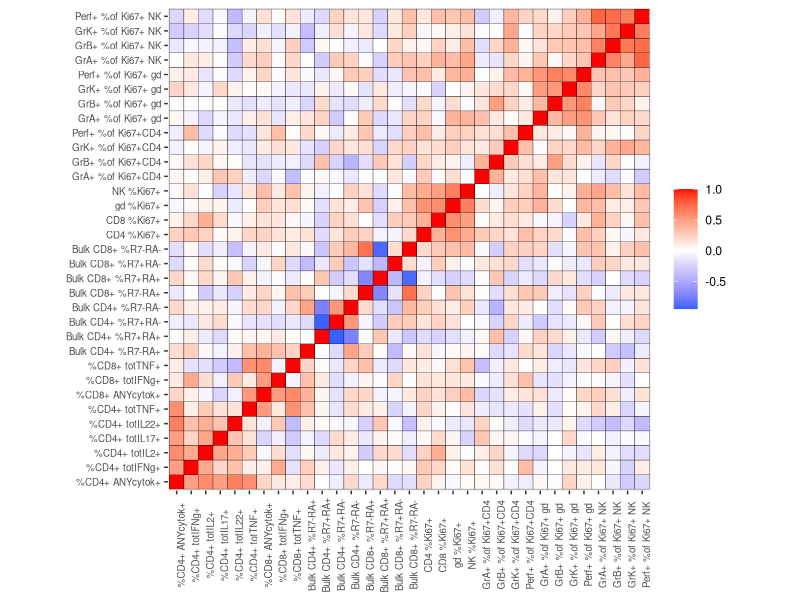
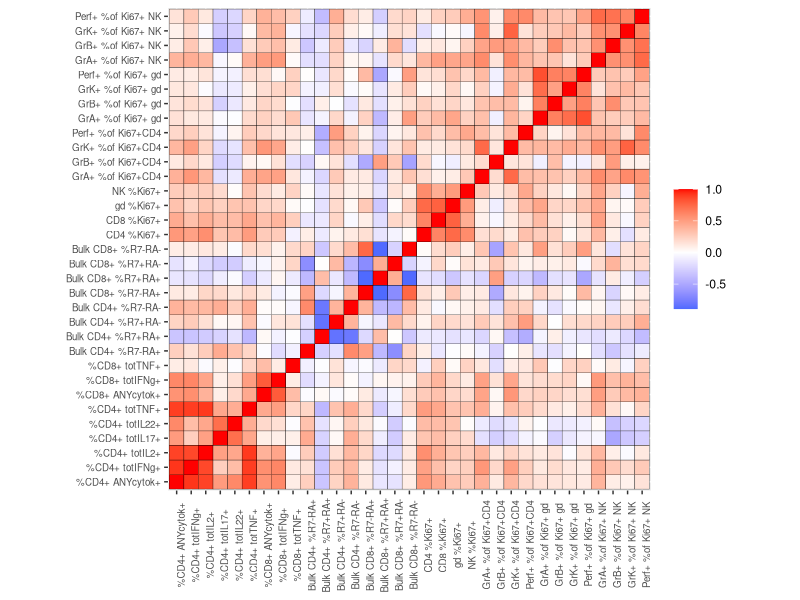
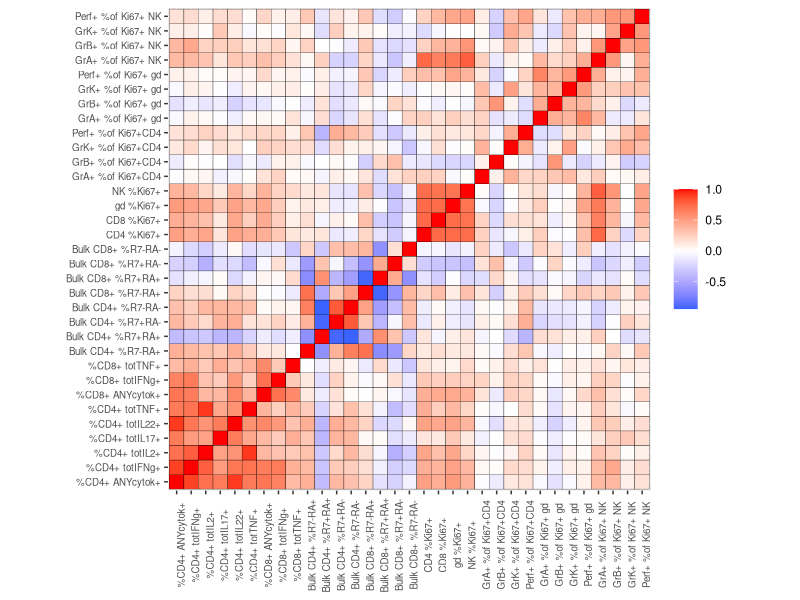

The R source for these figures, in order:
# Load packages

library(readxl)
library(tidyverse)
library(ggplot2)

# Read in group data

groupA = read_xlsx("data/groupAinfantsData_AD_23Feb2023.xlsx")
varA = colnames(groupA[, 17:56])

groupB = read_xlsx("data/groupBinfantsData_AD_23Feb2023.xlsx")
varB = colnames(groupB[, 16:34])

# Change variable names

## Study design and covariates

colnames(groupA)[1:4] = c("ID", "Group", "Time", "Treatment")
groupA$Time = as.factor(groupA$Time)
colnames(groupA)[10] = c("QFT")
colnames(groupA)[12:13] = c("Feeding", "Antibiotic")

colnames(groupB)[1:4] =  c("ID", "Group", "Time", "Treatment")
groupB$Time = as.factor(groupB$Time)
colnames(groupB)[10] = c("QFT")
colnames(groupB)[12:13] = c("Feeding", "Antibiotic")

# Create new dummy variables for feeding and antibiotic

groupA$FA = ifelse(groupA$Feeding == "Breast Milk" & groupA$Antibiotic == "Yes", 3, ifelse(groupA$Feeding == "Breast Milk" & groupA$Antibiotic == "No", 2, ifelse(groupA$Feeding == "Formula" & groupA$Antibiotic == "No", 1, 0)))
groupA$FA = factor(groupA$FA)

groupB$FA = ifelse(groupB$Feeding == "Breast Milk" & groupB$Antibiotic == "Y", 3, ifelse(groupB$Feeding == "Breast Milk" & groupB$Antibiotic == "N", 2, ifelse(groupB$Feeding == "Formula" & groupB$Antibiotic == "N", 1, 0)))
groupB$FA = factor(groupB$FA)

## Create immune response data sets

# Rename by number

groupA = rename_with(.data = groupA, .fn = ~ paste0("O", 1:length(varA)), .cols = 17:56)
groupB = rename_with(.data = groupB, .fn = ~ paste0("O", 1:length(varB)), .cols = 16:34)

# Drop indeterminate QFT observations
indet_idsA = groupA[which(groupA$QFT == "Indeterminate"), ]$ID
indet_idsB = groupB[which(groupB$QFT == "Indeterminate"), ]$ID

groupA = groupA[-which(groupA$ID %in% indet_idsA), ]
groupB = groupB[-which(groupB$ID %in% indet_idsB), ]




# Load packages

library(xtable)
library(kableExtra)
library(dplyr)
library(reshape2)
library(knitr)

# Keep only the first observation per patient - variables of interest do not change over time, only immune outcomes

groupAstats = groupA %>% group_by(ID) %>% slice(1) %>% ungroup()
groupBstats = groupB %>% group_by(ID) %>% slice(1) %>% ungroup()

# MVA85A

table_2way1 = table(groupAstats$Group, groupAstats$Treatment)
table_2way2 = table(groupBstats$Group, groupBstats$Treatment)

# Convert the table to a data frame for better handling
table_2way1_df = as.data.frame(rbind(table_2way1, table_2way2))
table_2way1_df$Total = apply(table_2way1_df, 1, sum)

# Calculate row percentages
table_2way1_percent = table_2way1_df %>%
  mutate(Control_Percent = Control / Total * 100,
         MVA85A_Percent = MVA85A / Total * 100)

# Display counts with percentages in a combined format
table_2way1_combined = table_2way1_percent %>%
  mutate(Control = paste0(as.character(Control), " (", round(Control_Percent, 1), "%)"),
         MVA85A = paste0(as.character(MVA85A), " (", round(MVA85A_Percent, 1), "%)"),
         Total = paste0(as.character(Total), " (100%)"))

table_2way1_combined = table_2way1_combined[, 1:3]

table_2way1_combined %>%
  kbl(format = "latex", booktabs = TRUE) %>%
  kable_styling(latex_options = c("hold_position"))

# QFT

table_2way1 = table(groupAstats$Group, groupAstats$QFT)
table_2way2 = table(groupBstats$Group, groupBstats$QFT)

# Convert the table to a data frame for better handling
table_2way2_df = as.data.frame(rbind(table_2way1, table_2way2))
table_2way2_df$Total = apply(table_2way2_df, 1, sum)

# Calculate row percentages
table_2way2_percent = table_2way2_df %>%
  mutate(Negative_Percent = Negative / Total * 100,
         Positive_Percent = Positive / Total * 100)

# Display counts with percentages in a combined format
table_2way2_combined = table_2way2_percent %>%
  mutate(Negative = paste0(as.character(Negative), " (", round(Negative_Percent, 1), "%)"),
         Positive = paste0(as.character(Positive), " (", round(Positive_Percent, 1), "%)"),
         Total = paste0(as.character(Total), " (100%)"))

table_2way2_combined = table_2way2_combined[, 1:3]

table_2way2_combined %>%
  kbl(format = "latex", booktabs = TRUE) %>%
  kable_styling(latex_options = c("hold_position"))

# Feeding

table_2way1 = table(groupAstats$Group, groupAstats$Feeding)
table_2way2 = table(groupBstats$Group, groupBstats$Feeding)

# Convert the table to a data frame for better handling
table_2way3_df = as.data.frame(rbind(table_2way1, table_2way2))
table_2way3_df$Total = apply(table_2way3_df, 1, sum)

# Calculate row percentages
table_2way3_percent = table_2way3_df %>%
  mutate(Breast_Percent = `Breast Milk` / Total * 100,
         Formula_Percent = Formula / Total * 100)

# Display counts with percentages in a combined format
table_2way3_combined = table_2way3_percent %>%
  mutate(`Breast Milk` = paste0(as.character(`Breast Milk`), " (", round(Breast_Percent, 1), "%)"),
         Formula = paste0(as.character(Formula), " (", round(Formula_Percent, 1), "%)"),
         Total = paste0(as.character(Total), " (100%)"))

table_2way3_combined = table_2way3_combined[, 1:3]

table_2way3_combined %>%
  kbl(format = "latex", booktabs = TRUE) %>%
  kable_styling(latex_options = c("hold_position"))

# Cotrimoxazole

table_2way1 = table(groupAstats$Group, groupAstats$Antibiotic)
table_2way2 = table(groupBstats$Group, groupBstats$Antibiotic)

# Convert the table to a data frame for better handling
table_2way4_df = as.data.frame(rbind(table_2way1, table_2way2))
table_2way4_df$Total = apply(table_2way4_df, 1, sum)

# Calculate row percentages
table_2way4_percent = table_2way4_df %>%
  mutate(No_Percent = No / Total * 100,
         Yes_Percent = Yes / Total * 100)

# Display counts with percentages in a combined format

table_2way4_combined = table_2way4_percent %>%
  mutate(No = paste0(as.character(No), " (", round(No_Percent, 1), "%)"),
         Yes = paste0(as.character(Yes), " (", round(Yes_Percent, 1), "%)"),
         Total = paste0(as.character(Total), " (100%)"))

table_2way4_combined = table_2way4_combined[, 1:3]

table_2way4_combined %>%
  kbl(format = "latex", booktabs = TRUE) %>%
  kable_styling(latex_options = c("hold_position"))

# Feeding & Cotrimoxazole (FA)

table_2way1 = table(groupAstats$Group, groupAstats$FA)
table_2way2 = table(groupBstats$Group, groupBstats$FA)

# Convert the table to a data frame for better handling
table_2way5_df = as.data.frame(rbind(table_2way1, table_2way2))
table_2way5_df$Total = apply(table_2way5_df, 1, sum)

# Calculate row percentages
table_2way5_percent = table_2way5_df %>%
  mutate(FA0_Percent = `0` / Total * 100,
         FA1_Percent = `1` / Total * 100,
         FA2_Percent = `2` / Total * 100,
         FA3_Percent = `3` / Total * 100)

# Display counts with percentages in a combined format
table_2way5_combined = table_2way5_percent %>%
  mutate(`0` = paste0(as.character(`0`), " (", round(FA0_Percent, 1), "%)"),
         `1` = paste0(as.character(`1`), " (", round(FA1_Percent, 1), "%)"),
         `2` = paste0(as.character(`2`), " (", round(FA2_Percent, 1), "%)"),
         `3` = paste0(as.character(`3`), " (", round(FA3_Percent, 1), "%)"),
         Total = paste0(as.character(Total), " (100%)"))

table_2way5_combined = t(table_2way5_combined[, 1:5])

table_2way5_combined %>%
  kbl(format = "latex", booktabs = TRUE) %>%
  kable_styling(latex_options = c("hold_position"))

# Sex

table_2way1 = table(groupAstats$Group, groupAstats$Gender)
table_2way2 = table(groupBstats$Group, groupBstats$Gender)

# Convert the table to a data frame for better handling
table_2way6_df = as.data.frame(rbind(table_2way1, table_2way2))
table_2way6_df$Total = apply(table_2way6_df, 1, sum)

# Calculate row percentages
table_2way6_percent = table_2way6_df %>%
  mutate(F_Percent = `F` / Total * 100,
         M_Percent = M / Total * 100)

# Display counts with percentages in a combined format
table_2way6_combined = table_2way6_percent %>%
  mutate(`F` = paste0(as.character(`F`), " (", round(F_Percent, 1), "%)"),
         M = paste0(as.character(M), " (", round(M_Percent, 1), "%)"),
         Total = paste0(as.character(Total), " (100%)"))

table_2way6_combined = table_2way6_combined[, 1:3]

table_2way6_combined %>%
  kbl(format = "latex", booktabs = TRUE) %>%
  kable_styling(latex_options = c("hold_position"))

# Sex & MVA85A

table_2way1 = table(groupAstats$Gender, groupAstats$Treatment)
table_2way2 = table(groupBstats$Gender, groupBstats$Treatment)
table_2wayplus = table_2way1 + table_2way2

# Convert the table to a data frame for better handling
table_2way7_df = as.data.frame(table_2wayplus)
table_2way7_df = dcast(table_2way7_df, Var1 ~ Var2, value.var = "Freq")
row.names(table_2way7_df) = levels(table_2way7_df$Var1)
table_2way7_df = table_2way7_df[, -1]
table_2way7_df$Total = apply(table_2way7_df, 1, sum)

# Calculate row percentages
table_2way7_percent = table_2way7_df %>%
  mutate(Control_Percent = Control / (Control + MVA85A) * 100,
         MVA85A_Percent = MVA85A / (Control + MVA85A) * 100)


# Display counts with percentages in a combined format
table_2way7_combined = table_2way7_percent %>%
  mutate(Control = paste0(Control, " (", round(Control_Percent, 1), "%)"),
         MVA85A = paste0(MVA85A, " (", round(MVA85A_Percent, 1), "%)"),
         Total = paste0(Total, " (100%)"))

table_2way7_combined = table_2way7_combined[, 1:3]

table_2way7_combined %>%
  kbl(format = "latex", booktabs = TRUE) %>%
  kable_styling(latex_options = c("hold_position"))

# Sex & QFT

table_2way1 = table(groupAstats$Gender, groupAstats$QFT)
table_2way2 = table(groupBstats$Gender, groupBstats$QFT)
table_2wayplus = table_2way1 + table_2way2

# Convert the table to a data frame for better handling
table_2way8_df = as.data.frame(table_2wayplus)
table_2way8_df = dcast(table_2way8_df, Var1 ~ Var2, value.var = "Freq")
row.names(table_2way8_df) = levels(table_2way8_df$Var1)
table_2way8_df = table_2way8_df[, -1]
table_2way8_df$Total = apply(table_2way8_df, 1, sum)

# Calculate row percentages
table_2way8_percent = table_2way8_df %>%
  mutate(Negative_Percent = Negative / (Negative + Positive) * 100,
         Positive_Percent = Positive / (Negative + Positive) * 100)

# Display counts with percentages in a combined format
table_2way8_combined = table_2way8_percent %>%
  mutate(Negative = paste0(Negative, " (", round(Negative_Percent, 1), "%)"),
         Positive = paste0(Positive, " (", round(Positive_Percent, 1), "%)"),
         Total = paste0(Total, " (100%)"))

table_2way8_combined = table_2way8_combined[, 1:3]

table_2way8_combined %>%
  kbl(format = "latex", booktabs = TRUE) %>%
  kable_styling(latex_options = c("hold_position"))

# Sex & FA

table_2way1 = table(groupAstats$Gender, groupAstats$FA)
table_2way2 = table(groupBstats$Gender, groupBstats$FA)
table_2wayplus = table_2way1 + table_2way2

# Convert the table to a data frame for better handling
table_2way9_df = as.data.frame(table_2wayplus)
table_2way9_df = dcast(table_2way9_df, Var1 ~ Var2, value.var = "Freq")
row.names(table_2way9_df) = c("F", "M")
table_2way9_df = table_2way9_df[, -1]
table_2way9_df$Total = apply(table_2way9_df, 1, sum)


# Calculate row percentages
table_2way9_percent = table_2way9_df %>%
  mutate(FA0_Percent = `0` / (`0` + `1` + `2` + `3`) * 100,
         FA1_Percent = `1` / (`0` + `1` + `2` + `3`) * 100,
         FA2_Percent = `2` / (`0` + `1` + `2` + `3`) * 100,
         FA3_Percent = `3` / (`0` + `1` + `2` + `3`) * 100)

# Display counts with percentages in a combined format
table_2way9_combined = table_2way9_percent %>%
  mutate(`0` = paste0(`0`, " (", round(FA0_Percent, 1), "%)"),
         `1` = paste0(`1`, " (", round(FA1_Percent, 1), "%)"),
         `2` = paste0(`2`, " (", round(FA2_Percent, 1), "%)"),
         `3` = paste0(`3`, " (", round(FA3_Percent, 1), "%)"),
         Total = paste0(Total, " (100%)"))

table_2way9_combined = t(table_2way9_combined[, 1:5])

table_2way9_combined %>%
  kbl(format = "latex", booktabs = TRUE) %>%
  kable_styling(latex_options = c("hold_position"))

# Fisher's Exact Tests for dependence between feeding and cotrimoxazole

# Nonparametric test

fant_A = table(groupA$Feeding, groupA$Antibiotic)

fisher.test(x = fant_A)

fant_B = table(groupB$Feeding, groupB$Antibiotic)

fisher.test(x = fant_B)

# Evidence of dependence in Group A but not Group B - supports combined VOI (FA)

# Change labels for plotting

varA[8] = "%CD8+ ANYcytok+"
varA[14:21] = c("Bulk CD4+ %R7-RA+", "Bulk CD4+ %R7+RA+", "Bulk CD4+ %R7+RA-", "Bulk CD4+ %R7-RA-",
                "Bulk CD8+ %R7-RA+", "Bulk CD8+ %R7+RA+", "Bulk CD8+ %R7+RA-", "Bulk CD8+ %R7-RA-")

varA = varA[-c(1, 10, 11, 12, 28, 33, 38)]

varB[5:16] =  c("%CD16+ PMN", "%CD14+ Mono", "%CD19+ B", "%CD3+ T", "%CD56+ NKTlike", "%CD8+ T",     
                "%HLA-DR+ CD8+ T", "%CD4+ T", "%HLA-DR+ CD4+ T", "%gd TCR+",  "%HLA-DR+ gd T",  "%totNK")
varB = varB[-(1:7)]

# Separate data by outcome; removing GrL+ responses and infrequently observed outcomes

outA = groupA[, -c(1:17, 26, 27, 28, 44, 49, 54)]
colnames(outA) = varA
outB = groupB[, c(23:34)]
colnames(outB) = varB

# Correlations

# Group A

corA = cbind('Time' = groupA$`Time`, outA)

corA_visit1 = corA[corA$Time == 56, ]
corA_visit1 = corA_visit1[complete.cases(corA_visit1), ]
corA_visit1 = as.matrix(corA_visit1[, -c(1,35)])

corA1mat = cor(corA_visit1, method = "spearman")
corA1mat = melt(corA1mat)

corA_visit2 = corA[corA$Time == 112, ]
corA_visit2 = corA_visit2[complete.cases(corA_visit2), ]
corA_visit2 = as.matrix(corA_visit2[, -c(1, 35)])

corA2mat = cor(corA_visit2, method = "spearman")
corA2mat = melt(corA2mat)

corA_visit3 = corA[corA$Time == 365, ]
corA_visit3 = corA_visit3[complete.cases(corA_visit3), ]
corA_visit3 = as.matrix(corA_visit3[, -c(1, 35)])

corA3mat = cor(corA_visit3, method = "spearman")
corA3mat = melt(corA3mat)

# Heatmap of all Group A outcomes on Days

ggplot(corA1mat, aes(x = Var1, y = Var2, fill = value)) +
  geom_tile(color = "black") +
  theme(axis.text.y = element_text(size=7), axis.text.x = element_text(size=7, angle = 90), axis.title.y = element_blank(), axis.title.x = element_blank(), legend.title = element_blank()) +
  scale_fill_gradient2(low = "#075AFF",
                       mid = "white",
                       high = "#FF0000") + coord_fixed()

ggplot(corA2mat, aes(x = Var1, y = Var2, fill = value)) +
  geom_tile(color = "black") +
  theme(axis.text.y = element_text(size=7), axis.text.x = element_text(size=7, angle = 90), axis.title.y = element_blank(), axis.title.x = element_blank(), legend.title = element_blank()) +
  scale_fill_gradient2(low = "#075AFF",
                       mid = "white",
                       high = "#FF0000") + coord_fixed()
ggplot(corA3mat, aes(x = Var1, y = Var2, fill = value)) +
  geom_tile(color = "black") +
  theme(axis.text.y = element_text(size=7), axis.text.x = element_text(size=7, angle = 90), axis.title.y = element_blank(), axis.title.x = element_blank(), legend.title = element_blank()) +
  scale_fill_gradient2(low = "#075AFF",
                       mid = "white",
                       high = "#FF0000") + coord_fixed()
